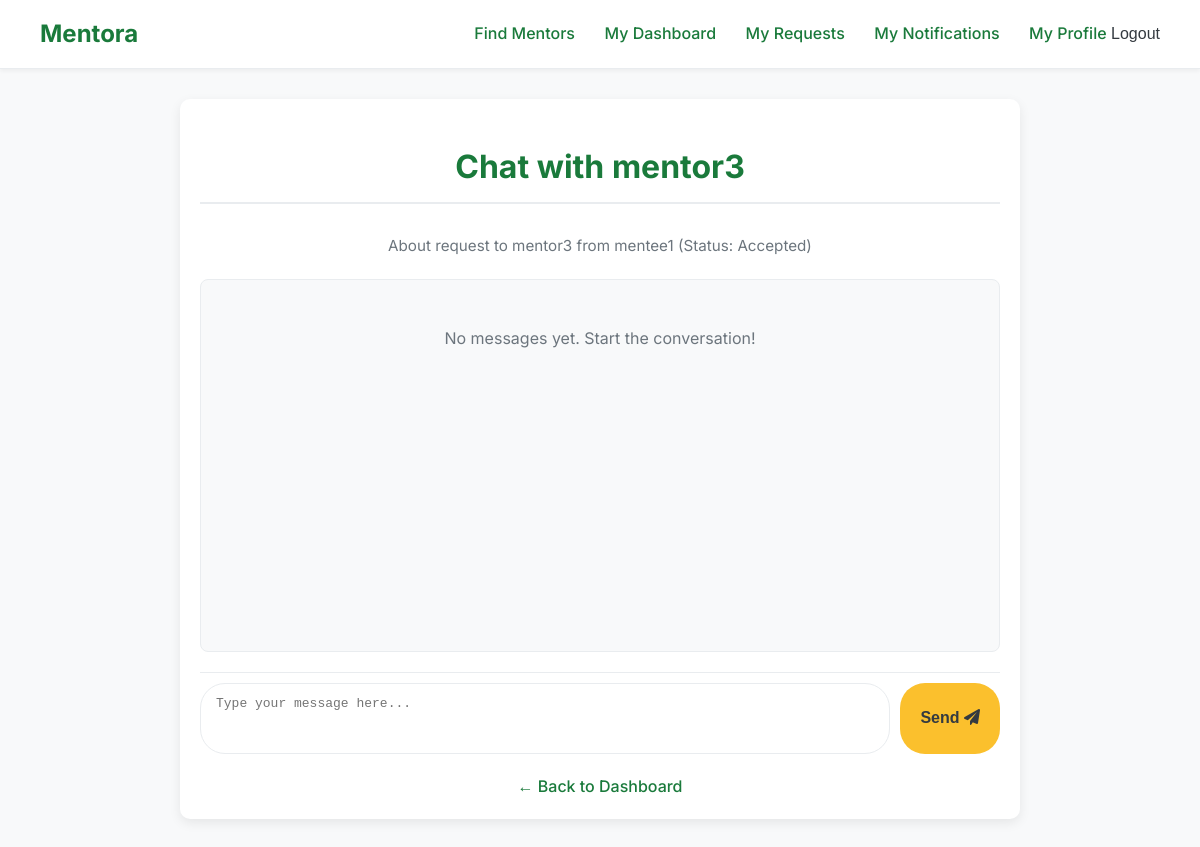
The app's page /mentors/request/6/message/10/ (signed in), older data.
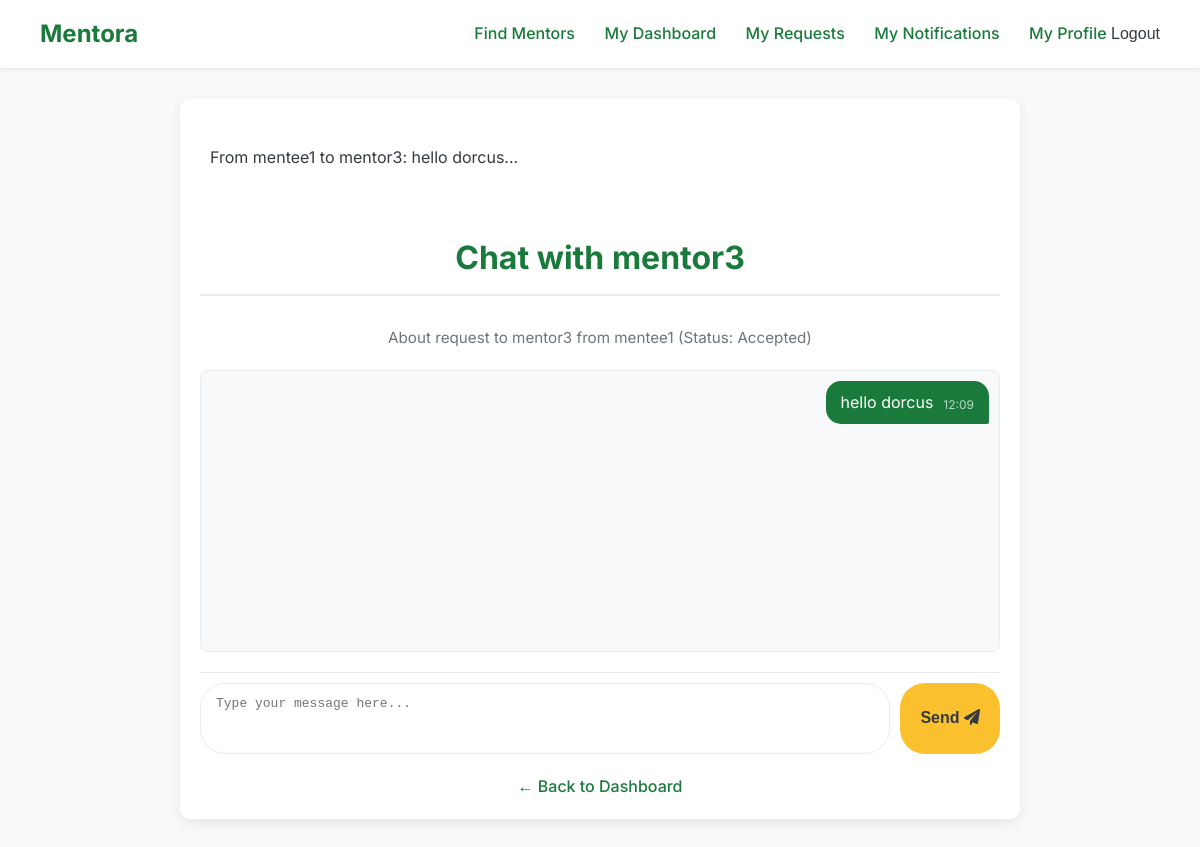
The same page, newer data.
### mentorship/models.py (models this page shows, shortened)
class MentorshipRequest(models.Model):
    mentee = models.ForeignKey(Mentee, on_delete=models.CASCADE, related_name='sent_requests')
    mentor = models.ForeignKey(Mentor, on_delete=models.CASCADE, related_name='received_requests')
    request_date = models.DateTimeField(auto_now_add=True)
    message = models.TextField()
    STATUS_CHOICES = [
        ('PENDING', 'Pending'),
        ('ACCEPTED', 'Accepted'),
        ('REJECTED', 'Rejected'),
    ]
    status = models.CharField(
        max_length=10,
        choices=STATUS_CHOICES,
        default='PENDING',
    )
    response_date = models.DateTimeField(blank=True, null=True)
    rejection_reason = models.TextField(blank=True, null=True)
    is_session_scheduled = models.BooleanField(default=False)
    class Meta:
        unique_together = ('mentee', 'mentor', 'status')
        constraints = [
            models.UniqueConstraint(
                fields=['mentee', 'mentor'],
                condition=models.Q(status__in=['PENDING', 'ACCEPTED']),
                name='unique_pending_or_accepted_request'
            )
        ]

class Mentor(models.Model):
    user = models.OneToOneField(User, on_delete=models.CASCADE)
    location = models.CharField(max_length=255, blank=True, null=True)
    expertise = models.ManyToManyField(Interest, related_name='mentors', blank=True)
    title = models.CharField(max_length=255, blank=True, null=True)
    company = models.CharField(max_length=255, blank=True, null=True)
    rating = models.DecimalField(max_digits=2, decimal_places=1, blank=True, null=True)
    reviews_count = models.IntegerField(default=0)
    price_per_session = models.DecimalField(max_digits=6, decimal_places=2, blank=True, null=True)
    experience_years = models.IntegerField(blank=True, null=True)
    availability = models.CharField(max_length=255, blank=True, null=True)
    STATUS_CHOICES = [
        ('AVAILABLE', 'Available for Mentorship'),
        ('BUSY', 'Currently Busy'),
        ('OFFLINE', 'Offline'),
    ]
    availability_status = models.CharField(
        max_length=20,
        choices=STATUS_CHOICES,
        default='AVAILABLE',
    )
    available_date=models.DateTimeField(blank=True, null=True)
    availabile_time=models.DateTimeField(blank=True, null=True)
    bio = models.TextField(blank=True, null=True)
    profile_picture = models.ImageField(upload_to='mentor_pics/', blank=True, null=True)

class Mentee(models.Model):
    user = models.OneToOneField(User, on_delete=models.CASCADE)
    location = models.CharField(max_length=255, blank=True, null=True)
    interests = models.ManyToManyField(Interest, related_name='mentees', blank=True) # Mentees have interests (skill tags)
    bio = models.TextField(blank=True, null=True)
    profile_picture = models.ImageField(upload_to='mentee_pics/', blank=True, null=True)

class Message(models.Model):
    sender = models.ForeignKey(User, on_delete=models.CASCADE, related_name='sent_messages')
    recipient = models.ForeignKey(User, on_delete=models.CASCADE, related_name='received_messages')
    content = models.TextField()
    timestamp = models.DateTimeField(auto_now_add=True)
    is_read = models.BooleanField(default=False)
    mentorship_request = models.ForeignKey(
        MentorshipRequest,
        on_delete=models.CASCADE,
        related_name='messages', # Allows request.messages.all()
        blank=True,
        null=True, # Allow messages not directly tied to a request initially, if needed
        help_text="The mentorship request this message pertains to."
    )
    class Meta:
        ordering = ['timestamp'] # Order messages by time
        verbose_name = "User Message"
        verbose_name_plural = "User Messages"
    def __str__(self):
        return f"From {self.sender.username} to {self.recipient.username}: {self.content[:50]}..."

### mentorship/views.py (the view)
# urls.py: path('request/<int:request_pk>/message/<int:recipient_pk>/',views.message_thread, name='message_thread'),
@login_required
def message_thread(request, request_pk, recipient_pk):
    current_user = request.user
    mentorship_request = get_object_or_404(MentorshipRequest, pk=request_pk)
    recipient_user = get_object_or_404(User, pk=recipient_pk)
    if mentorship_request.status != 'ACCEPTED':
        messages.error(request, "Messaging is only allowed for ACCEPTED mentorship requests.")
        return redirect('mentee_dashboard') # Or appropriate dashboard/requests page
    is_mentee_of_request = (current_user == mentorship_request.mentee.user)
    is_mentor_of_request = (current_user == mentorship_request.mentor.user)
    if not (is_mentee_of_request or is_mentor_of_request):
        messages.error(request, "You are not authorized to view this message thread.")
        return redirect('mentee_dashboard')
    if (is_mentee_of_request and recipient_user != mentorship_request.mentor.user) or \
       (is_mentor_of_request and recipient_user != mentorship_request.mentee.user):
        messages.error(request, "Invalid recipient for this mentorship request.")
        return redirect('mentee_dashboard')
    messages_in_thread = Message.objects.filter(
        mentorship_request=mentorship_request
    ).filter(
        Q(sender=current_user, recipient=recipient_user) |
        Q(sender=recipient_user, recipient=current_user)
    ).order_by('timestamp')
    messages_in_thread.filter(recipient=current_user, is_read=False).update(is_read=True)
    if request.method == 'POST':
        form = MessageForm(request.POST)
        if form.is_valid():
            message = form.save(commit=False)
            message.sender = current_user
            message.recipient = recipient_user
            message.mentorship_request = mentorship_request
            message.save()
            Notification.objects.create(
                recipient=recipient_user,
                message=f"You have received a message from {current_user.username}",
                notification_type='GENERAL', # Or a more specific type if available
                related_request=mentorship_request
            )
            messages.success(request, "Message sent!")
            return redirect('message_thread', request_pk=request_pk, recipient_pk=recipient_pk)
        else:
            messages.error(request, "Please correct the errors in your message.")
    else:
        form = MessageForm()
    context = {
        'mentorship_request': mentorship_request,
        'recipient_user': recipient_user,
        'messages': messages_in_thread,
        'form': form,
        'current_user': current_user, # Pass current user for template logic ( message alignment)
    }
    return render(request, 'mentorship/message_thread.html', context)

### mentorship/forms.py
class MessageForm(forms.ModelForm):
    class Meta:
        model = Message
        fields = ['content']
        widgets = {
            'content': forms.Textarea(attrs={'rows': 3, 'placeholder': 'Type your message here...'}),
        }

### mentorship/templatetags/notification_extras.py (called while the page is built)
@register.inclusion_tag('mentorship/notification_badge.html', takes_context=True)
def notification_badge(context):
    request = context['request']
    if request.user.is_authenticated:
        unread_count = Notification.objects.filter(recipient=request.user, is_read=False).count()
        return {'unread_count': unread_count}
    return {'unread_count': 0} # Return 0 if not authenticated

### mentorship/templates/mentorship/message_thread.html (shortened to what this page needs)
{% load notification_extras %}
<!DOCTYPE html>
<html lang="en">
<head>
    <link rel="stylesheet" href="https://cdnjs.cloudflare.com/ajax/libs/font-awesome/6.0.0-beta3/css/all.min.css">
</head>
<body>
    <nav class="navbar">
        <a href="{% url 'home' %}" class="logo">Mentora</a>
        <div class="nav-links">
            {% if user.is_authenticated %}
                <a href="{% url 'mentor_list' %}">Find Mentors</a>
                <a href="{% url 'mentee_dashboard' %}">My Dashboard</a>
                <a href="{% url 'my_requests' %}">My Requests</a>
                <a href="{% url 'my_notifications' %}">
                    My Notifications
                </a>
                <a href="#">My Profile</a>
                <form action="{% url 'logout' %}" method="post" style="display: inline;">
    <button type="submit" style="background: none; border: none; color: inherit; cursor: pointer; font-size: 1em; padding: 0;">Logout</button>
</form>
            {% else %}
                <a href="{% url 'login' %}">Login</a>
                <a href="{% url 'register' %}">Register</a>
            {% endif %}
        </div>
    </nav>
    <div class="message-container">
        {% if messages %}
            <ul class="messages">
                {% for message in messages %}
                    <li{% if message.tags %} class="{{ message.tags }}"{% endif %}>{{ message }}</li>
                {% endfor %}
            </ul>
        {% endif %}
        <h1>Chat with {{ recipient_user.username }}</h1>
        <p class="message-context">About request to {{ mentorship_request.mentor.user.username }} from {{ mentorship_request.mentee.user.username }} (Status: {{ mentorship_request.get_status_display }})</p>
        <div class="message-thread">
            {% if messages %}
                {% for message in messages %}
                    <div class="message-item {% if message.sender == current_user %}sent{% else %}received{% endif %}">
                        <div class="content">{{ message.content }}</div>
                        <div class="timestamp">{{ message.timestamp|date:"H:i" }}</div>
                    </div>
                {% endfor %}
            {% else %}
                <p class="no-messages">No messages yet. Start the conversation!</p>
            {% endif %}
        </div>
        <form method="post" class="message-input-form">
            {{ form.content }}
            <button type="submit">Send <i class="fas fa-paper-plane"></i></button>
        </form>
        <div class="back-link">
            <a href="{% url 'mentee_dashboard' %}">&larr; Back to Dashboard</a>
        </div>
    </div>
</body>
</html>

### mentorship/templates/mentorship/message_thread.html (style rules this page uses)
:root { --primary-dark-green: #1A7A3B; --darker-green-hover: #156330; --light-green-bg: #EBF5ED; --yellow-accent: #FBC02D; --dark-text: #343a40; --light-text: #6c757d; --white: #ffffff; --light-gray-bg: #f8f9fa; --border-color: #e9ecef; --red-error: #dc3545; --red-error-bg: #ffebee; --red-error-text: #721c24; --orange-button: #FF8C00; --orange-button-hover: #CC7000; }
body { font-family: 'Inter', sans-serif; margin: 0; padding: 0; background-color: var(--light-gray-bg); color: var(--dark-text); line-height: 1.6; }
.navbar { background-color: var(--white); padding: 15px 40px; box-shadow: 0 2px 4px rgba(0,0,0,0.05); display: flex; justify-content: space-between; align-items: center; border-bottom: 1px solid var(--border-color); }
.navbar .logo { font-size: 1.5em; font-weight: bold; color: var(--primary-dark-green); text-decoration: none; }
.navbar .nav-links a { color: var(--primary-dark-green); text-decoration: none; margin-left: 25px; font-weight: 500; transition: color 0.2s ease-in-out; }
.message-container { max-width: 800px; margin: 30px auto; padding: 20px; background-color: var(--white); border-radius: 10px; box-shadow: 0 4px 12px rgba(0,0,0,0.08); display: flex; flex-direction: column; min-height: calc(100vh - 120px); }
h1 { color: var(--primary-dark-green); text-align: center; margin-bottom: 15px; font-size: 2em; border-bottom: 2px solid var(--border-color); padding-bottom: 10px; }
.message-context { text-align: center; color: var(--light-text); margin-bottom: 20px; font-size: 0.95em; }
.message-thread { flex-grow: 1; overflow-y: auto; padding: 10px; border: 1px solid var(--border-color); border-radius: 8px; background-color: var(--light-gray-bg); margin-bottom: 20px; display: flex; flex-direction: column; gap: 10px; }
.message-item { display: flex; align-items: flex-end; max-width: 80%; padding: 10px 15px; border-radius: 15px; line-height: 1.4; position: relative; }
.message-item.sent { background-color: var(--primary-dark-green); color: var(--white); align-self: flex-end; border-bottom-right-radius: 2px; }
.message-item .content { flex-grow: 1; }
.message-item .timestamp { font-size: 0.75em; color: rgba(255, 255, 255, 0.7); margin-left: 10px; white-space: nowrap; }
.message-input-form { display: flex; gap: 10px; padding-top: 10px; border-top: 1px solid var(--border-color); }
.message-input-form textarea { flex-grow: 1; padding: 12px 15px; border: 1px solid var(--border-color); border-radius: 25px; font-size: 1em; resize: none; min-height: 45px; max-height: 120px; box-sizing: border-box; transition: border-color 0.3s ease-in-out, box-shadow 0.3s ease-in-out; }
.message-input-form button { background-color: var(--yellow-accent); color: var(--dark-text); padding: 12px 20px; border: none; border-radius: 25px; font-size: 1em; font-weight: bold; cursor: pointer; transition: background-color 0.2s ease-in-out; white-space: nowrap; }
.back-link { display: block; text-align: center; margin-top: 20px; }
.back-link a { color: var(--primary-dark-green); text-decoration: none; font-weight: 500; transition: color 0.2s ease-in-out; }
.messages { list-style-type: none; padding: 0; margin-bottom: 20px; }
.messages li { padding: 10px; border-radius: 4px; margin-bottom: 10px; }

Row changes from the older to the newer data that the page shows:
added Message: sender+recipient+content "From mentee1 to mentor3: hello dorcus...", content "hello dorcus", timestamp "12:09"
Text that changed along with them:
text no longer shown: "No messages yet. Start the conversation!"
